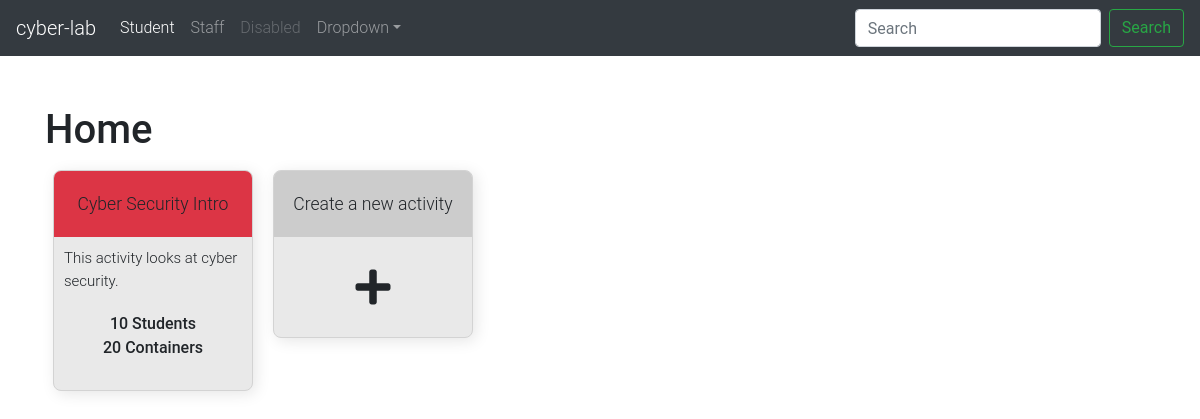
Page /staff on the earlier database version.
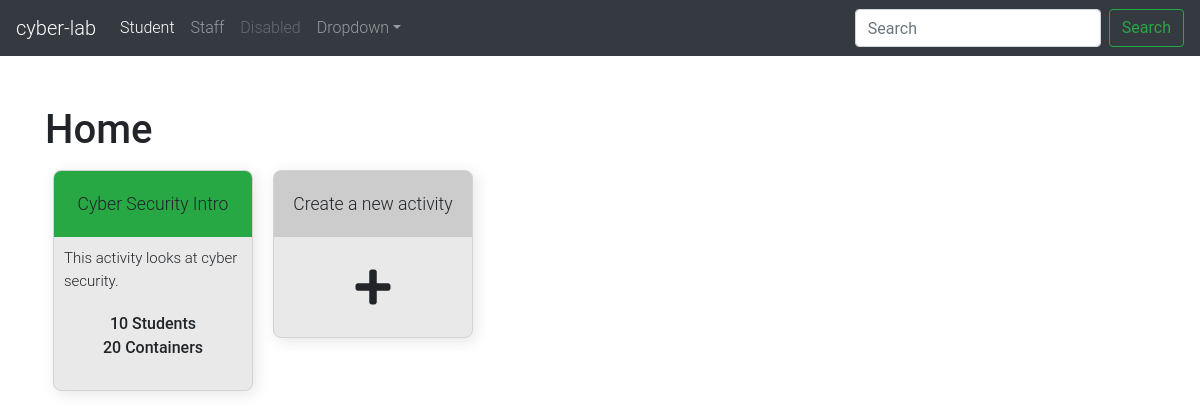
Same page on the later database version.
### app/models.py (models this page shows)
class Activity(db.Model):
    id = db.Column(db.Integer, primary_key=True, index=True)
    enabled = db.Column(db.Boolean)
    is_ready = db.Column(db.Boolean)
    running = db.Column(db.Boolean)
    title = db.Column(db.String(40))
    description = db.Column(db.String(300))
    category = db.Column(db.String(300))
    has_content = db.Column(db.Boolean)
    has_containers = db.Column(db.Boolean)
    time_created = db.Column(db.DateTime)
    content = db.Column(db.String(1000000))
    number_of_students = db.Column(db.Integer)
    number_of_containers = db.Column(db.Integer)
    container_list = db.Column(db.String(5000))

### app/views.py (the view)
@app.route('/staff', methods=['GET'])
def staff():
    activities = Activity.query.all()
    for a in activities:
        a.content = ""
        a.container = ""
    return render_template('staff.html',
                            activities=activities)

### app/templates/staff.html
{% extends "base.html" %} {% block content %}
<div class="activity_holder">
    {% for activity in activities %}
    <div class="activity_button" onclick="location.href='../staff/activity/{{ activity.id }}';">
    <div {% if activity.running %} class="activity_title bg-success"
        {% elif activity.enabled %} class="activity_title bg-warning"
        {% else %} class="activity_title bg-danger" {% endif %} >
            <div>{{ activity.title }}</div>
        </div>
        <div class="activity_body">
            <div class="description">
                This activity looks at cyber security.
            </div>
            <div class="num_students">
                10 Students
            </div>
            <div class="num_containers">
                20 Containers
            </div>
        </div>
    </div>
    {% endfor %}
    <div class="activity_button" onclick="location.href='../staff/create';">
        <div class="activity_title">
            <div>Create a new activity</div>
        </div>
        <div class="activity_body">
            <div class="large-icon"><i class="fas fa-plus"></i></div>
        </div>
    </div>
</div>
{% endblock %}

### app/templates/base.html (shortened to what this page needs)
<html class="page">
<head>
    <link rel="stylesheet" href="https://stackpath.bootstrapcdn.com/bootstrap/4.1.3/css/bootstrap.min.css"
>
    <link rel="stylesheet" href="{{ url_for('static', filename='css/main.css') }}">
    <link rel="stylesheet" href="https://cdnjs.cloudflare.com/ajax/libs/font-awesome/4.1.0/css/font-awesome.css">
    <link rel="stylesheet" href="https://use.fontawesome.com/releases/v5.5.0/css/all.css"
>
    <link rel="stylesheet" href="https://cdnjs.cloudflare.com/ajax/libs/jquery-confirm/3.3.0/jquery-confirm.min.css">
    <link rel="stylesheet" href="{{ url_for('static', filename='content_builder/bower_components/medium-editor/dist/css/medium-editor.css') }}">
<link rel="stylesheet" type="text/css" href="{{ url_for('static', filename='content_builder/src/css/styles.css') }}">
</head>
<body>
    <nav class="navbar navbar-expand-md navbar-dark bg-dark">
        <a class="navbar-brand" href="#">cyber-lab</a>
        <div class="collapse navbar-collapse" id="navbarsExampleDefault">
            <ul class="navbar-nav mr-auto">
                <li class="nav-item active">
                    <a class="nav-link" href="/">Student <span class="sr-only">(current)</span></a>
                </li>
                <li class="nav-item">
                    <a class="nav-link" href="/staff">Staff</a>
                </li>
                <li class="nav-item">
                    <a class="nav-link disabled" href="#">Disabled</a>
                </li>
                <li class="nav-item dropdown">
                    <a class="nav-link dropdown-toggle" href="https://example.com" id="dropdown01" data-toggle="dropdown"
                        aria-haspopup="true" aria-expanded="false">Dropdown</a>
                </li>
            </ul>
            <form class="form-inline my-2 my-lg-0">
                <input class="form-control mr-sm-2" type="text" placeholder="Search" aria-label="Search">
                <button class="btn btn-outline-success my-2 my-sm-0" type="submit">Search</button>
            </form>
        </div>
    </nav>
    <main role="main">
        <div class="container">
                <div class="block_content" id="content_area">
                        <div class="h1">
                                {% if title %} {{ title }} {% else %} Home {% endif %}
                            </div>
                    {% block content %} {% endblock %}
                </div>
        </div>
    </main>
</body>
</html>

### app/static/css/main.css (style rules this page uses)
.activity_holder { width: auto; }
body { font-family: Roboto, Helvetica, Arial, sans-serif; font-weight: 300; font-size: 16px; }
.container { margin-top: 50px; }
.activity_button { border-style: solid; border-width: 1px; border-color: lightgray; border-radius: 8px; background-color: #e9e9e9; overflow: hidden; -webkit-box-shadow: 3px 3px 11px 0px rgba(0, 0, 0, 0.2); -moz-box-shadow: 3px 3px 11px 0px rgba(0, 0, 0, 0.2); box-shadow: 3px 3px 15px 0px rgba(0, 0, 0, 0.1); transition: transform .2s ease-in-out; width: 200px; display: inline-grid; margin: 8px; cursor: pointer; }
.activity_title { background-color: #a9a9a973; text-align: center; padding-top: 20px; padding-bottom: 20px; font-size: 110%; margin: 0px; }
.activity_body { padding: 10px; padding-bottom: 30px; }
.large-icon { font-size: 40px; text-align: center; margin-top: 20px; }
.description { font-size: 15px; margin-bottom: 20px; }
.num_students { text-align: center; font-weight: 500; position: relative; }
.num_containers { text-align: center; font-weight: 500; position: relative; }

### app/static/content_builder/src/css/styles.css (style rules this page uses)
body { font-family: Roboto, Helvetica, Arial, sans-serif; font-weight: 300; font-size: 16px; }

Differences in the rows shown:
changed Activity "Cyber Security Intro": running False → True (drawn)
